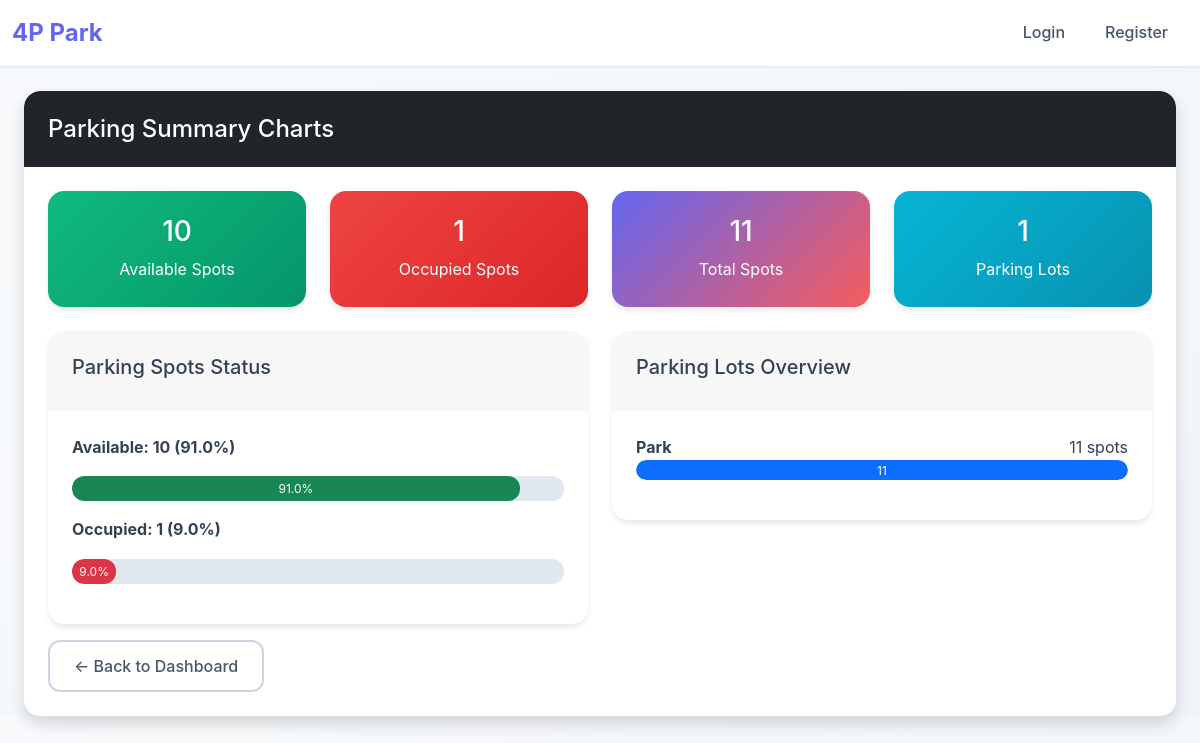
Page /admin/charts on the committed database.
### models/parking_lot.py (models this page shows)
class ParkingLot(db.Model):
    id = db.Column(db.Integer, primary_key=True)
    prime_location_name = db.Column(db.String(100), nullable=False)
    price = db.Column(db.Float, nullable=False)
    pin_code = db.Column(db.String(10), nullable=False)
    maximum_number_of_spots = db.Column(db.Integer, nullable=False)

### routes/admin.py (the view)
@admin.route('/admin/charts')
def charts():
    total_spots = ParkingSpot.query.count()
    occupied_spots = ParkingSpot.query.filter_by(status='O').count()
    available_spots = total_spots - occupied_spots
    all_lots = ParkingLot.query.all()
    lots_data = []
    max_spots = 0
    for lot in all_lots:
        lots_data.append({
            'name': lot.prime_location_name,
            'total_spots': lot.maximum_number_of_spots
        })
        if lot.maximum_number_of_spots > max_spots:
            max_spots = lot.maximum_number_of_spots
    chart_data = {
        'total_spots': total_spots,
        'available_spots': available_spots,
        'occupied_spots': occupied_spots,
        'lots': lots_data,
        'max_spots': max_spots if max_spots > 0 else 1
    }
    return render_template('admin_charts.html', chart_data=chart_data)

### templates/admin_charts.html (shortened to what this page needs)
{% extends "base.html" %}
{% block content %}
<div class="row">
    <div class="col-md-12">
        <div class="card shadow">
            <div class="card-header bg-dark text-white">
                <h4 class="mb-0">Parking Summary Charts</h4>
            </div>
            <div class="card-body">
                <div class="row mb-4">
                    <div class="col-md-3">
                        <div class="card bg-success text-white">
                            <div class="card-body text-center">
                                <h3>{{ chart_data.available_spots }}</h3>
                                <p class="mb-0">Available Spots</p>
                            </div>
                        </div>
                    </div>
                    <div class="col-md-3">
                        <div class="card bg-danger text-white">
                            <div class="card-body text-center">
                                <h3>{{ chart_data.occupied_spots }}</h3>
                                <p class="mb-0">Occupied Spots</p>
                            </div>
                        </div>
                    </div>
                    <div class="col-md-3">
                        <div class="card bg-primary text-white">
                            <div class="card-body text-center">
                                <h3>{{ chart_data.total_spots }}</h3>
                                <p class="mb-0">Total Spots</p>
                            </div>
                        </div>
                    </div>
                    <div class="col-md-3">
                        <div class="card bg-info text-white">
                            <div class="card-body text-center">
                                <h3>{{ chart_data.lots|length }}</h3>
                                <p class="mb-0">Parking Lots</p>
                            </div>
                        </div>
                    </div>
                </div>
                <div class="row">
                    <div class="col-md-6">
                        <div class="card">
                            <div class="card-header">
                                <h5>Parking Spots Status</h5>
                            </div>
                            <div class="card-body">
                                {% if chart_data.total_spots > 0 %}
                                    {% set available_percent = (chart_data.available_spots / chart_data.total_spots * 100)|round %}
                                    {% set occupied_percent = (chart_data.occupied_spots / chart_data.total_spots * 100)|round %}
                                    <p><strong>Available: {{ chart_data.available_spots }} ({{ available_percent }}%)</strong></p>
                                    <div class="progress mb-3" style="height: 25px;">
                                        <div class="progress-bar bg-success" style="width: {{ available_percent }}%">
                                            {{ available_percent }}%
                                        </div>
                                    </div>
                                    <p><strong>Occupied: {{ chart_data.occupied_spots }} ({{ occupied_percent }}%)</strong></p>
                                    <div class="progress mb-3" style="height: 25px;">
                                        <div class="progress-bar bg-danger" style="width: {{ occupied_percent }}%">
                                            {{ occupied_percent }}%
                                        </div>
                                    </div>
                                {% else %}
                                    <p class="text-muted">No parking spots available yet.</p>
                                {% endif %}
                            </div>
                        </div>
                    </div>
                    <div class="col-md-6">
                        <div class="card">
                            <div class="card-header">
                                <h5>Parking Lots Overview</h5>
                            </div>
                            <div class="card-body">
                                {% if chart_data.lots %}
                                    {% for lot in chart_data.lots %}
                                        <div class="mb-3">
                                            <div class="d-flex justify-content-between">
                                                <span><strong>{{ lot.name }}</strong></span>
                                                <span>{{ lot.total_spots }} spots</span>
                                            </div>
                                            <div class="progress" style="height: 20px;">
                                                <div class="progress-bar bg-primary" style="width: {{ (lot.total_spots / chart_data.max_spots * 100)|round }}%">
                                                    {{ lot.total_spots }}
                                                </div>
                                            </div>
                                        </div>
                                    {% endfor %}
                                {% else %}
                                    <p class="text-muted">No parking lots created yet.</p>
                                {% endif %}
                            </div>
                        </div>
                    </div>
                </div>
                <div class="mt-3">
                    <a href="{{ url_for('admin.dashboard') }}" class="btn btn-outline-secondary">← Back to Dashboard</a>
                </div>
            </div>
        </div>
    </div>
</div>
{% endblock %}

### static/css/style.css (style rules this page uses)
:root { --primary-color: #6366f1; --secondary-color: #f65c5c; --success-color: #10b981; --warning-color: #f59e0b; --danger-color: #ef4444; --info-color: #06b6d4; --light-bg: #f8fafc; --white: #ffffff; --gray-100: #f1f5f9; --gray-200: #e2e8f0; --gray-300: #cbd5e1; --gray-600: #475569; --gray-700: #334155; --gray-900: #0f172a; --shadow-sm: 0 1px 2px 0 rgb(0 0 0 / 0.05); --shadow-md: 0 4px 6px -1px rgb(0 0 0 / 0.1); --shadow-lg: 0 10px 15px -3px rgb(0 0 0 / 0.1); --shadow-xl: 0 20px 25px -5px rgb(0 0 0 / 0.1); }
body { background: linear-gradient(135deg, var(--light-bg) 0%, var(--gray-100) 100%); font-family: 'Inter', 'Segoe UI', system-ui, -apple-system, sans-serif; color: var(--gray-700); line-height: 1.6; }
.card { border: none; border-radius: 16px; box-shadow: var(--shadow-md); background: var(--white); overflow: hidden; transition: all 0.3s ease; }
.card-header { border: none; padding: 1.5rem; border-radius: 16px 16px 0 0 !important; font-weight: 600; }
.card-body { padding: 1.5rem; }
.btn { border-radius: 12px; font-weight: 500; padding: 0.75rem 1.5rem; border: none; transition: all 0.2s ease; text-decoration: none; }
.btn-outline-secondary { border: 2px solid var(--gray-300); color: var(--gray-600); background: transparent; }
.card.bg-primary { background: linear-gradient(135deg, var(--primary-color), var(--secondary-color)) !important; }
.card.bg-success { background: linear-gradient(135deg, var(--success-color), #059669) !important; }
.card.bg-info { background: linear-gradient(135deg, var(--info-color), #0891b2) !important; }
.card.bg-danger { background: linear-gradient(135deg, var(--danger-color), #dc2626) !important; }
.progress { background: var(--gray-200); border-radius: 12px; overflow: hidden; }
.progress-bar { border-radius: 12px; }

### rows in the picture
ParkingLot: name "Park", total_spots "11", {{ (lot.total_spots / chart_data.max_spots * 100)|round }} 100.0 (drawn)

### other values in the picture
{{ chart_data.available_spots }} "10"
{{ chart_data.occupied_spots }} "1"
{{ chart_data.total_spots }} "11"
{{ chart_data.lots|length }} "1"
{{ available_percent }} "91.0"
{{ occupied_percent }} "9.0"
